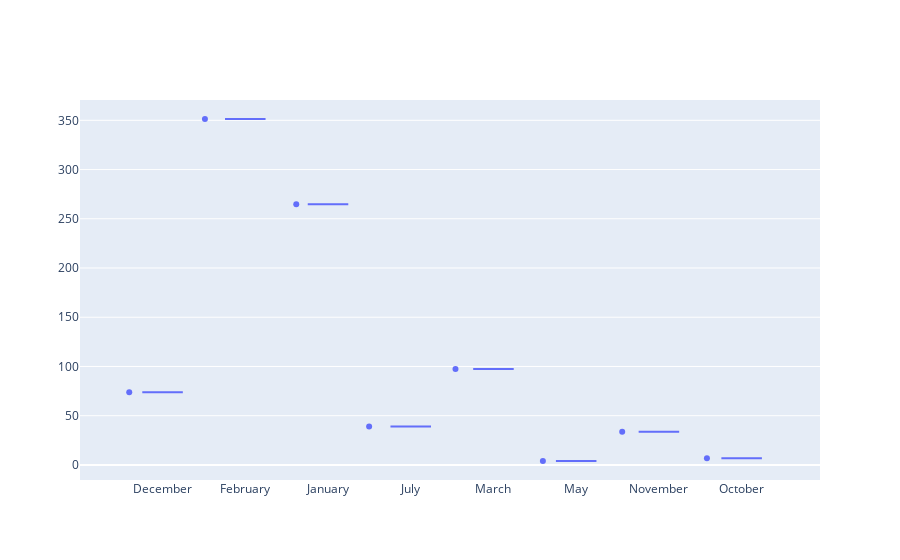

The code cell stored with this chart in its notebook:
### Code cell
fig = go.Figure(data=[go.Box(x=average_cases_per_month['month_of_date'],y=average_cases_per_month['measure_values'],
            boxpoints='all',
            jitter=0.3, 
            pointpos=-1.8 
              )])
fig.show()

### Figure 1 — Plotly figure (JSON) as saved in the notebook; plotly's stock layout.template omitted (floating-point values rounded to 4 significant figures)
{"data": [{"boxpoints": "all", "jitter": 0.3, "pointpos": -1.8, "type": "box", "x": ["December", "February", "January", "July", "March", "May", "November", "October"], "y": [73.7, 351.3, 264.7, 39, 97.33, 4, 33.63, 6.702]}], "layout": {"autosize": true, "xaxis": {"autorange": true, "range": [-0.9819, 7.946], "type": "category"}, "yaxis": {"autorange": true, "range": [-15.3, 370.6], "type": "linear"}}}
